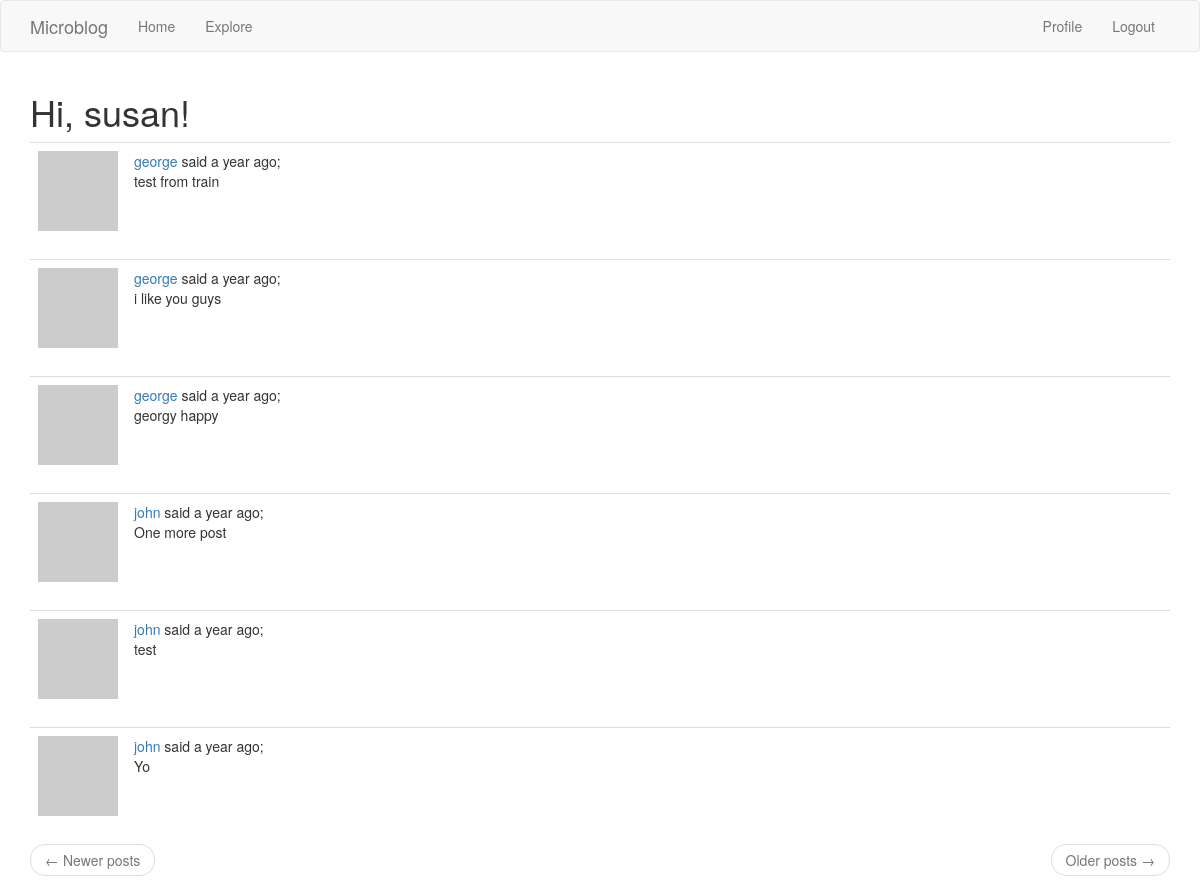
Page /explore (signed in) on the committed database.
### app/models.py (models this page shows, shortened)
class User(UserMixin, db.Model):
    id = db.Column(db.Integer, primary_key=True)
    username = db.Column(db.String(64), index=True, unique=True)
    email = db.Column(db.String(120), index=True, unique=True)
    password_hash = db.Column(db.String(128))
    posts = db.relationship('Post', backref='author', lazy='dynamic')
    about_me = db.Column(db.String(140))
    last_seen = db.Column(db.DateTime, default=datetime.utcnow)
    followed = db.relationship(
        'User', secondary=followers,
        primaryjoin=(followers.c.follower_id == id),
        secondaryjoin=(followers.c.followed_id == id),
        backref=db.backref('followers', lazy='dynamic'), lazy='dynamic')
    def avatar(self, size):
        digest = md5(self.email.lower().encode('utf-8')).hexdigest()
        return 'https://www.gravatar.com/avatar/{}?d=identicon&s={}'.format(
            digest, size)

class Post(db.Model):
    id = db.Column(db.Integer, primary_key=True)
    body = db.Column(db.String(140))
    timestamp = db.Column(db.DateTime, index=True, default=datetime.utcnow)
    user_id = db.Column(db.Integer, db.ForeignKey('user.id'))

### app/routes.py (the view)
@app.route('/explore')
@login_required
def explore():
    page = request.args.get('page', 1, type=int)
    posts = Post.query.order_by(Post.timestamp.desc()).paginate(
        page, app.config['POSTS_PER_PAGE'], False)
    next_url = url_for('explore', page=posts.next_num) \
                                      if posts.has_next else None
    prev_url = url_for('explore', page=posts.prev_num) \
                                      if posts.has_prev else None
    return render_template('index.djhtml', title='Explore', posts=posts.items,
                           next_url=next_url, prev_url=prev_url)

### app/models.py (called while the page is built)
@login.user_loader
def load_user(id):
    return User.query.get(int(id))

### app/routes.py (called while the page is built)
@app.before_request
def before_request():
    if current_user.is_authenticated:
        current_user.last_seen = datetime.utcnow()
        db.session.commit()

### app/templates/index.djhtml (shortened to what this page needs)
{% extends "base.djhtml" %}
{% import 'bootstrap/wtf.html' as wtf %}
{% block app_content %}
    <h1>Hi, {{ current_user.username }}!</h1>
    {% for post in posts %}
        {% include '_post.djhtml' %}
    {% endfor %}
    <nav aria-label="...">
        <ul class="pager">
            <li class="previous{% if not prev_url %} disabled{% endif %}">
                <a href="{{ prev_url or '#' }}">
                    <span aria-hidden="true">&larr;</span> Newer posts
                </a>
            </li>
            <li class="next{% if not next_url %} disabled{% endif %}">
                <a href="{{ next_url or '#' }}">
                    Older posts <span aria-hidden="true">&rarr;</span>
                </a>
            </li>
        </ul>
    </nav>
{% endblock %}

### app/templates/_post.djhtml
<table class="table table-hover">
    <tr>
        <td width="70px">
            <a href="{{ url_for("user", username=post.author.username) }}">
                <img src="{{ post.author.avatar(70) }}" />
            </a>
        <td>
            <a href="{{ url_for("user", username=post.author.username) }}">
                {{ post.author.username }}
            </a>
            said {{ moment(post.timestamp).fromNow() }};
            <br>
            {{ post.body }}
        </td>
    </tr>
</table>

### rows in the picture
User: username "susan"
Post: author.username "george", timestamp "a year ago", body "test from train"
Post: author.username "george", timestamp "a year ago", body "i like you guys"
Post: author.username "george", timestamp "a year ago", body "georgy happy"
Post: author.username "john", timestamp "a year ago", body "One more post"
Post: author.username "john", timestamp "a year ago", body "test"
Post: author.username "john", timestamp "a year ago", body "Yo"
